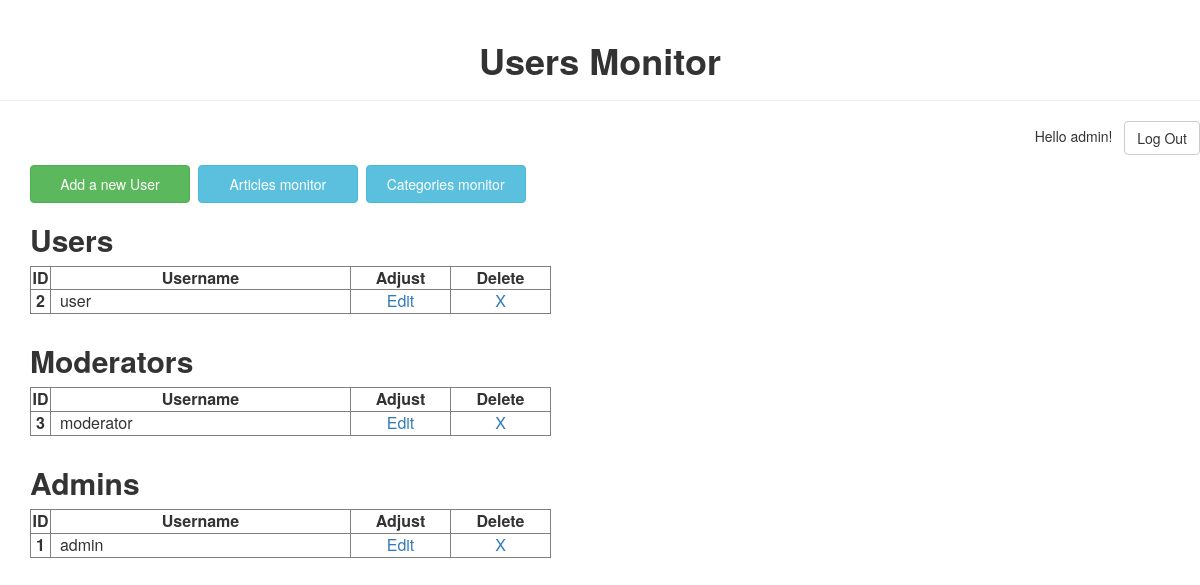
Page /users_monitor (signed in) on the committed database.
### app/models.py (models this page shows, shortened)
class User(UserMixin, db.Model):
    __tablename__ = 'users'
    id = db.Column(db.Integer, primary_key=True)
    username = db.Column(db.String(64), unique=True)
    role_id = db.Column(db.Integer, db.ForeignKey('roles.id'))
    password_hash = db.Column(db.String(128))
    @property
    def password(self):
        raise AttributeError('Password is not a readable attribute')
    def can(self, permission):
        return self.role is not None and (self.role.permission > permission)

class Role(db.Model):
    __tablename__ = 'roles'
    id = db.Column(db.Integer, primary_key=True)
    name = db.Column(db.String(64), unique=True)
    users = db.relationship('User', backref='role', lazy='dynamic')
    permission = db.Column(db.Integer)

### app/main/views.py (the view)
@page.route('/users_monitor')
@login_required
@admin_required
def users_monitor():
    roles = Role.query.all()
    users = dict()
    roles_list = list()
    for role in roles:
        users[role.name] = User.query.filter_by(role=role).all()
        roles_list.append(role.name)
    return render_template('backend/users_monitor.html', roles_list=roles_list, users=users)

### app/models.py (called while the page is built)
def permission_required(permission):
    def decorator(f):
        @wraps(f)
        def decorated_function(*args, **kwargs):
            if not current_user.can(permission):
                abort(403)
            return f(*args, **kwargs)
        return decorated_function
    return decorator

### app/templates/backend/users_monitor.html (shortened to what this page needs)
{% extends "backend_base.html" %}
{% block header %} Users Monitor {% endblock %}
{% block navigate_buttons %}
        <table>
            <tr>
                <td> <a href="{{url_for('page.add_user')}}"> <input type="button" style="height: 38px; width: 160px" class="btn btn-success" value="Add a new User"> </a> </td>
                <td> &nbsp; </td>
                <td> &nbsp; </td>
                <td> <a href="{{url_for('page.monitor')}}"> <input type="button" style="height: 38px; width: 160px" class="btn btn-info" value="Articles monitor"> </a> </td>
                <td> &nbsp; </td>
                <td> &nbsp; </td>
                <td> <a href="{{url_for('page.div_monitor')}}"> <input type="button" style="height: 38px; width: 160px" class="btn btn-info" value="Categories monitor"> </a> </td>
            </tr>
        </table>
{% endblock %}
{% block info %}
       {% for role in roles_list %}
        <div class="container">
            <h2> <strong> {{role}}s </strong> </h2>
            <table border="1">
                <thead>
                    <tr>
                        <td width="20" align="center"> <strong> <font size="3.5"> ID </font> </strong>  </td>
                        <td width="300" align="center"> <strong> <font size="3.5"> Username </font> </strong> </td>
                        <td width="100" align="center"> <strong> <font size="3.5"> Adjust </font> </strong> </td>
                        <td width="100" align="center"> <strong> <font size="3.5"> Delete </font> </strong> </td>
                    </tr>
                </thead>
                {% if  users.get(role) %}
                {% for user in users.get(role) %}
                    {% if user != None %}
                        <tr>
                            <td align="center"> <strong><font size="3"> {{user.id}}</font> </strong> </td>
                            <td align="left"> <font size="3.8"> &nbsp; {{ user.username}} </font> </td>
                            <td align="center"><a href="{{url_for('page.edit_user',id=user.id)}}"> <font size="3.5"> Edit </font> </a> </td>
                            <td align="center"><a data-toggle="modal" data-target="#delete{{user.id}}"> <font size="3.5"> X </font> </a> </td>
                        </tr>
                    {% endif %}
                {% endfor %}
                {% endif %}
                </table>
        </div>
    {% endfor %}
{% endblock %}

### app/templates/backend_base.html (shortened to what this page needs)
{% extends "bootstrap/base.html" %}
{% block content %}
    <div class="page-header">
        <h1 align="center"> <strong> {% block header %} {%- endblock header %} </strong> </h1>
    </div>
    <div class="container">
        <div class="header-top">
				<div class="container">
					<div class="row" align="right">
                        <p> Hello {{current_user.username}}! &nbsp;
                            <a href="{{url_for('page.logout')}}"> <input type="button" class="btn btn-default" value="Log Out"> </a>
                        </p>
					</div>
				</div>
			</div>
        {% block navigate_buttons %} {%- endblock %}
    </div>
    {% block info %} {%- endblock info %}
        {% endblock %}

### rows in the picture
User: username "admin", id "1"
Role: name "User"
User: id "2", username "user"
Role: name "Moderator"
User: id "3", username "moderator"
Role: name "Admin"
